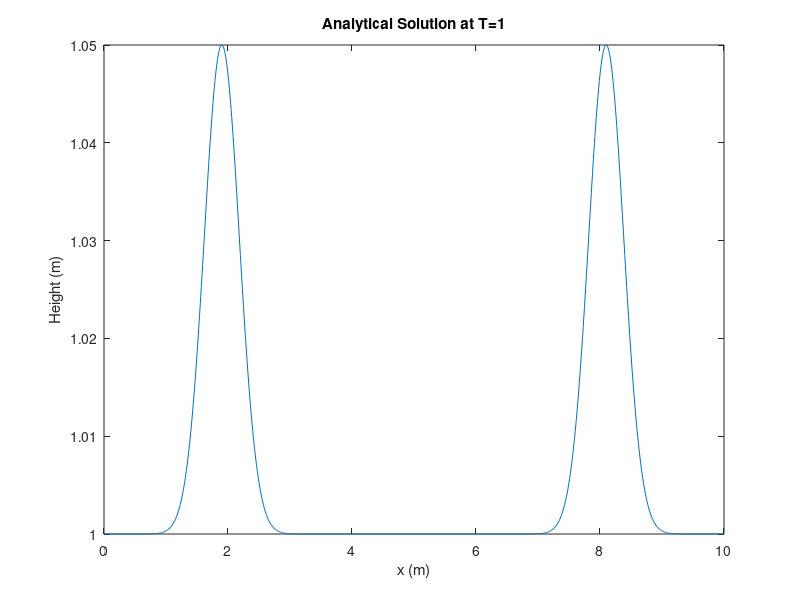

MATLAB code to generate this figure:
L = 10;
H = 1;
g = 9.61;
w = 0.4;
epsilon = 0.1;
x=0:0.01:L;
close all;
plot(x,0.5*(2*H + epsilon *exp(-(x+3.1-L/2).^2/w^2) + epsilon* exp(-(x-3.1-L/2).^2/w^2)))
title('Analytical Solution at T=1')
xlabel('x (m)')
ylabel('Height (m)')